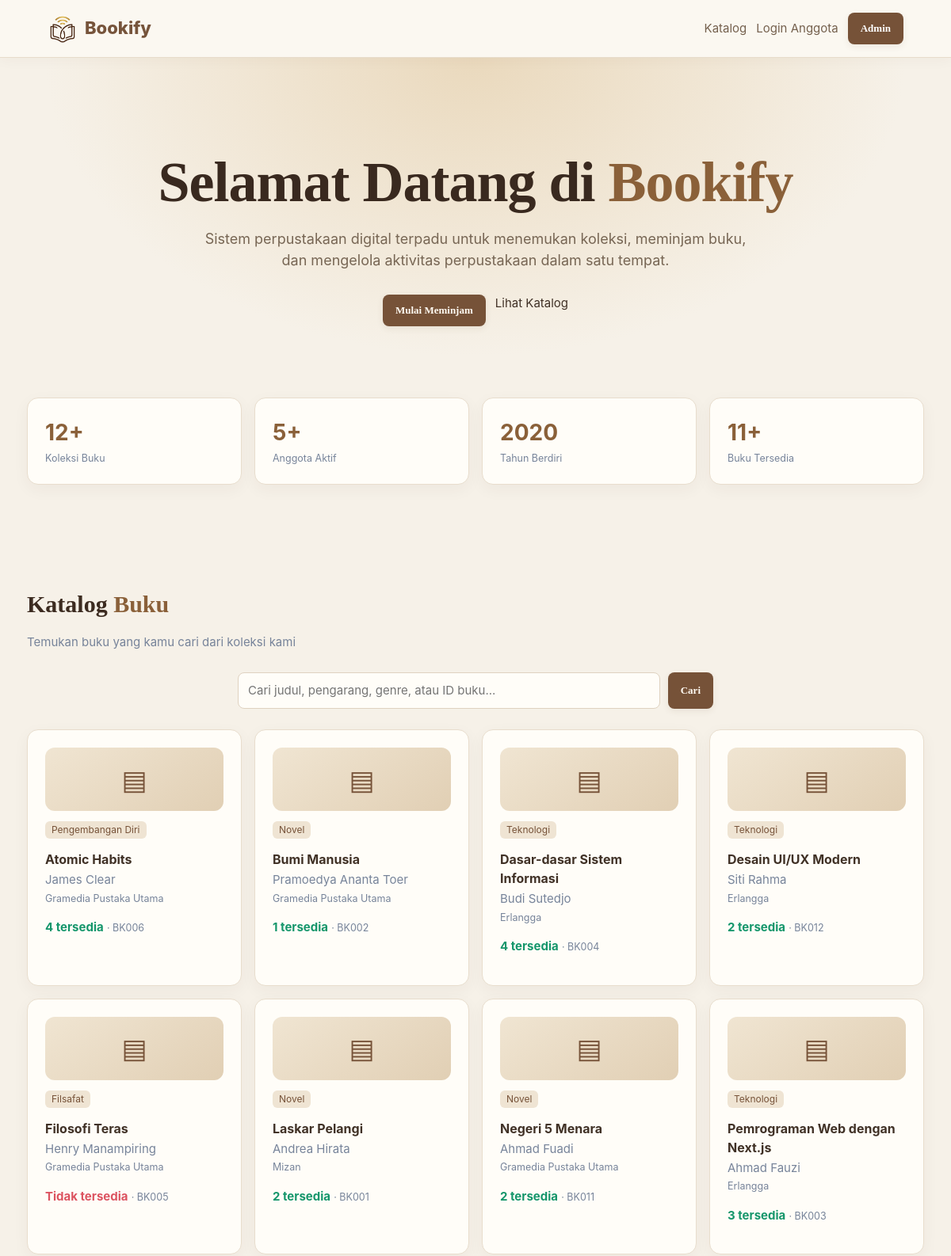
Before: / (upper part) with the older database file.
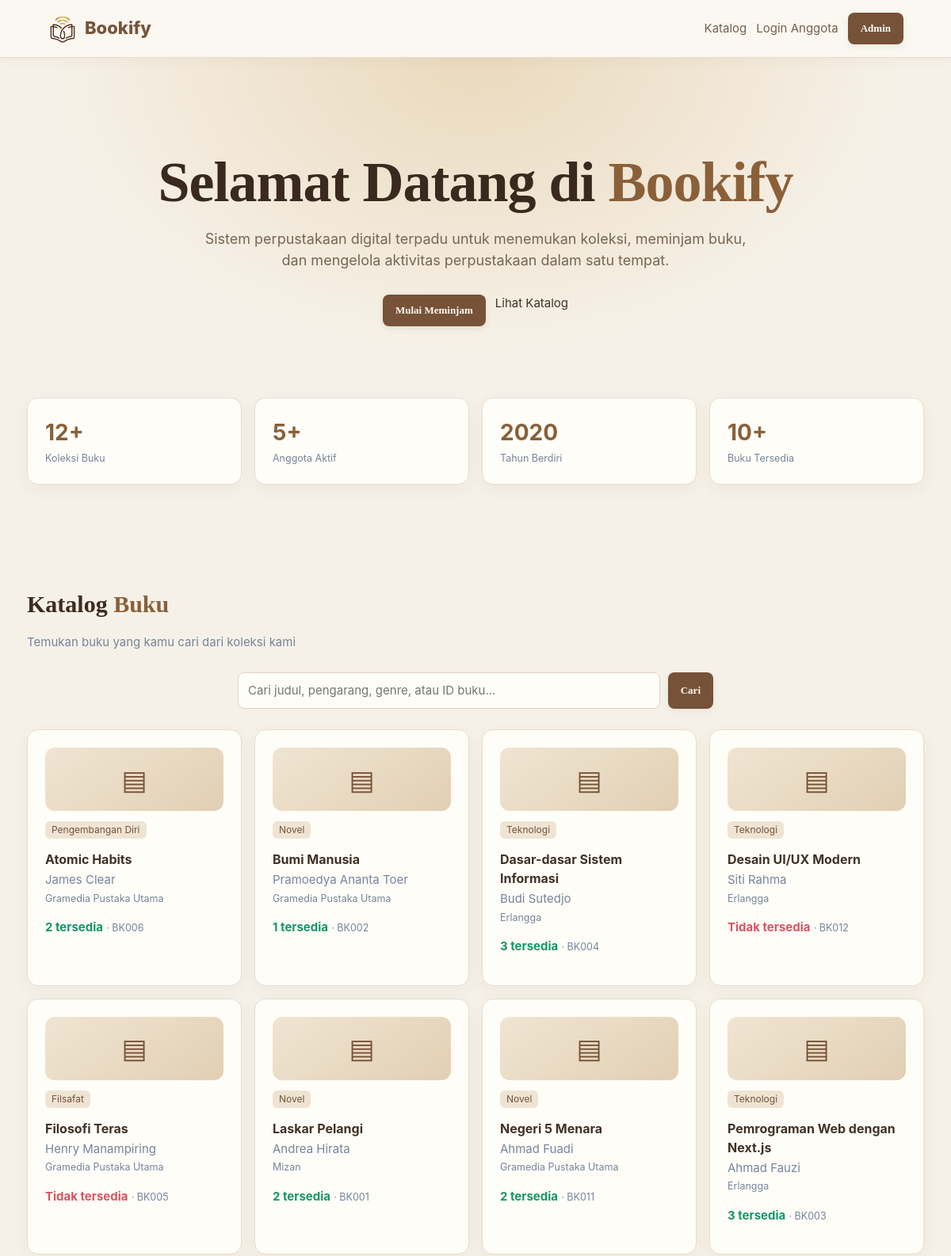
After: the same page with the newer database file.
### tables this page shows
CREATE TABLE books (
    id INTEGER PRIMARY KEY AUTOINCREMENT, book_id TEXT NOT NULL UNIQUE, title TEXT NOT NULL, author TEXT NOT NULL,
    year INTEGER, pages INTEGER, genre TEXT, stock INTEGER NOT NULL DEFAULT 1, available INTEGER NOT NULL DEFAULT 1,
    cover_url TEXT, publisher_id INTEGER, created_at TEXT NOT NULL DEFAULT CURRENT_TIMESTAMP,
    updated_at TEXT NOT NULL DEFAULT CURRENT_TIMESTAMP, synopsis TEXT,
    FOREIGN KEY (publisher_id) REFERENCES publishers(id) ON DELETE SET NULL
);

CREATE TABLE publishers (
    id INTEGER PRIMARY KEY AUTOINCREMENT, name TEXT NOT NULL, location TEXT,
    created_at TEXT NOT NULL DEFAULT CURRENT_TIMESTAMP, updated_at TEXT NOT NULL DEFAULT CURRENT_TIMESTAMP
);

### includes/bootstrap.php (called while the page is built, shortened)
<?php
function e(mixed $value): string
{
    return htmlspecialchars((string) $value, ENT_QUOTES, 'UTF-8');
}
function pdo(): PDO
{
    static $pdo = null;
    if ($pdo instanceof PDO) {
        return $pdo;
    }
    $pdo = new PDO('sqlite:' . DB_FILE);
    $pdo->setAttribute(PDO::ATTR_ERRMODE, PDO::ERRMODE_EXCEPTION);
    $pdo->setAttribute(PDO::ATTR_DEFAULT_FETCH_MODE, PDO::FETCH_ASSOC);
    $pdo->exec('PRAGMA foreign_keys = ON');
    initialise_database($pdo);
    return $pdo;
}
function initialise_database(PDO $db): void
{
    $userColumns = array_column($db->query('PRAGMA table_info(users)')->fetchAll(), 'name');
    $db->exec("UPDATE users SET address=address||', Semarang' WHERE email IN ('andi@email.com','sari@email.com','budi@email.com','lina@email.com','reza@email.com') AND address IS NOT NULL AND address NOT LIKE '%Semarang%'");
    $db->exec("UPDATE users SET address='Perpustakaan Bookify, Semarang' WHERE member_id='ADMIN001' AND address='Perpustakaan Bookify'");
    $db->exec("UPDATE publishers SET location='Semarang' WHERE name IN ('Gramedia Pustaka Utama','Erlangga','Mizan','Kompas') AND location IN ('Jakarta','Bandung')");
    $bookColumns = array_column($db->query('PRAGMA table_info(books)')->fetchAll(), 'name');
    $borrowingColumns = array_column($db->query('PRAGMA table_info(borrowings)')->fetchAll(), 'name');
    $extensionColumns = array_column($db->query('PRAGMA table_info(extensions)')->fetchAll(), 'name');
    $complaintColumns = array_column($db->query('PRAGMA table_info(complaints)')->fetchAll(), 'name');
    if ((int) $db->query('SELECT COUNT(*) FROM users')->fetchColumn() === 0) {
        seed_database($db);
    }
    $seedMigration=$db->prepare('SELECT 1 FROM app_migrations WHERE name=?');
    $seedMigration->execute(['member_mbr001_ongoing_loan_v1']);
    $hideExample=$db->prepare('SELECT 1 FROM app_migrations WHERE name=?');
    $hideExample->execute(['hide_mbr001_bk004_history_v1']);
}
function rows(string $query, array $params = []): array
{
    $statement = pdo()->prepare($query);
    $statement->execute($params);
    return $statement->fetchAll();
}
function one(string $query, array $params = []): ?array
{
    $statement = pdo()->prepare($query);
    $statement->execute($params);
    $result = $statement->fetch();
    return $result ?: null;
}
function count_of(string $table, string $where = '1=1', array $params = []): int
{
    return (int) one("SELECT COUNT(*) AS amount FROM {$table} WHERE {$where}", $params)['amount'];
}

### index.php (the view, shortened to what the changed rows need)
<?php
require_once __DIR__ . '/includes/layout.php';
$sql = 'SELECT b.*, p.name AS publisher_name FROM books b LEFT JOIN publishers p ON p.id=b.publisher_id';
$params = [];
$books = rows($sql . ' ORDER BY b.title', $params);
$availableBooks = count_of('books', 'available > 0');
?>
<section class="hero">
  <h1>Selamat Datang di <span class="gradient">Bookify</span></h1>
</section>
<section class="container" style="padding-top:0"><div class="stats">
  <div class="stat"><strong><?= $availableBooks ?>+</strong><small>Buku Tersedia</small></div>
</div></section>
<section id="catalog" class="container"><h2 class="section-title">Katalog <span class="gradient">Buku</span></h2><p class="muted">Temukan buku yang kamu cari dari koleksi kami</p>
  <div class="grid">
  <?php foreach ($books as $book): ?>
    <article class="card book-card"><div class="book-icon">▤</div><div style="margin-top:12px"><span class="genre"><?= e($book['genre'] ?: 'Umum') ?></span><h3><?= e($book['title']) ?></h3><p class="muted" style="margin:0"><?= e($book['author']) ?></p><?php if ($book['publisher_name']): ?><small class="muted"><?= e($book['publisher_name']) ?></small><?php endif; ?><p class="<?= $book['available'] > 0 ? 'available' : 'unavailable' ?>"><b><?= $book['available'] > 0 ? $book['available'] . ' tersedia' : 'Tidak tersedia' ?></b> <small class="muted">· <?= e($book['book_id']) ?></small></p></div></article>
  <?php endforeach; ?>
  </div>
</section>

Changed rows visible on the page:
changed books "Atomic Habits": available "4" → "2"
changed books "Dasar-dasar Sistem Informasi": available "4" → "3"
changed books "Desain UI/UX Modern": available "2" → (not shown); available "tersedia" → "Tidak tersedia"
Other visible differences:
$availableBooks: "11" → "10"
